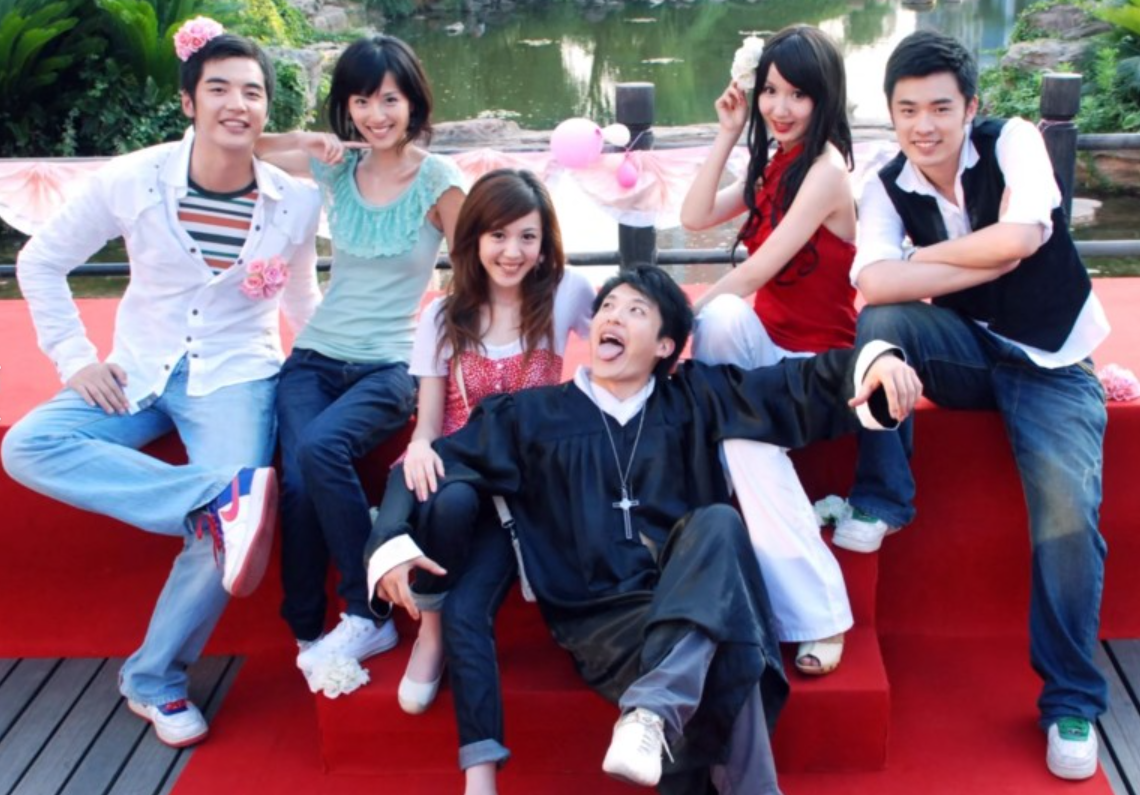
#> input picture Project/picture/aqgy.png, 1140 x 795 px
$ python main.py
#> lines starting #> are read from the running program, lines starting #| are printed output that depends on the picture; after the words box and inside, x2 and y2 are one past the last pixel; in counts of white or black regions, pixels touching at a corner belong together
import cv2

def show_img(title:str,img,flag=True):
    """
    这个功能是pycharm提供的  用于解释对应的函数或者是类
    :param title:         表示标题          窗口名称
    :param img:           表示传入的图片
    :param flag:          表示bool变量      开关
    :return:              None
    """
    if flag:
        #调用一个命名的Windows窗口，传入的两个参数是名称和新窗口,这样创建的窗口可以调节大小
        cv2.namedWindow(title,cv2.WINDOW_NORMAL)
        cv2.imshow(title,img)


#读取图像
src = cv2.imread("./picture/aqgy.png")
#> src is the input picture: shape (795, 1140, 3); mean B, G, R 112.2, 98.1, 118.9

# #动态调整图片大小
# cv2.namedWindow("input",cv2.WINDOW_NORMAL)
# cv2.resize()

#显示图像
show_img("input",src)

#灰度处理
gray = cv2.cvtColor(src,cv2.COLOR_BGR2GRAY)
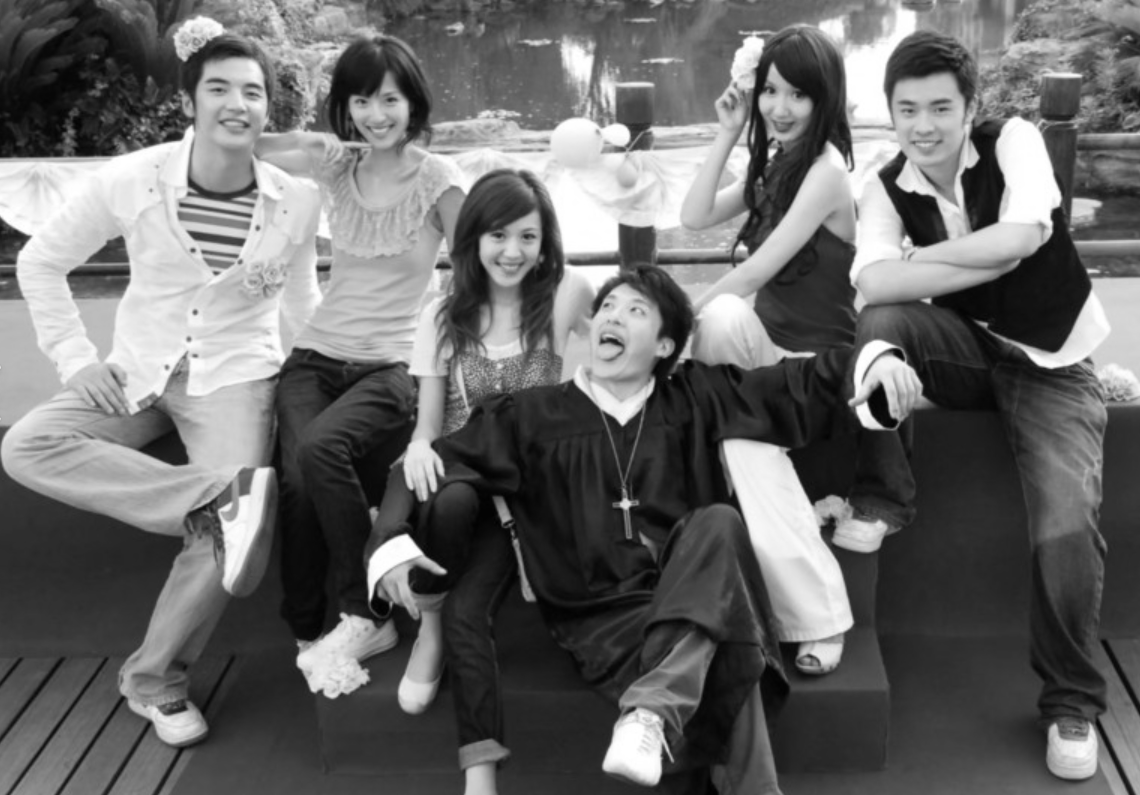
#> gray: shape (795, 1140); min 1, max 255, mean 105.9
# show_img("gray",gray)


# hsv = cv2.cvtColor(src,cv2.COLOR_BGR2HSV)

# show_img("hsv",hsv)


#加载级联分类器模型
mode = cv2.CascadeClassifier(cv2.data.haarcascades + 'haarcascade_frontalface_alt2.xml')

#检测人脸
'''
    scaleFactor是调整准确度的，值越小，检测到的人脸尺寸范围越广，但计算时间也越长
    minNeighbors是误差值，值越大，误检率越低，但可能会漏掉一些模糊或被遮挡的人脸
    minSize检测的目标的最小尺寸（宽，高）。任何小于 宽x高 像素的区域都不会被检测。这可以过滤掉一些小的、不相关的噪点
    返回一个numpy数组：
    x: 人脸矩形左上角的 x 坐标。
    y: 人脸矩形左上角的 y 坐标。
    w: 人脸矩形的宽度。
    h: 人脸矩形的高度。
 '''
faces = mode.detectMultiScale(src,scaleFactor=1.1,minNeighbors=5,minSize=(30,30))
#> faces = [[340, 73, 70, 70], [474, 208, 75, 75], [191, 55, 89, 89], [748, 69, 71, 71], [881, 75, 87, 87]]

#标注人脸
for (x,y,w,h) in faces:
    cv2.rectangle(src,(x,y),(x+w,y+h),(0,0,255),2)#用矩形框标注  图片 左上顶点 右下顶点 颜色
#> this loop made 5 passes
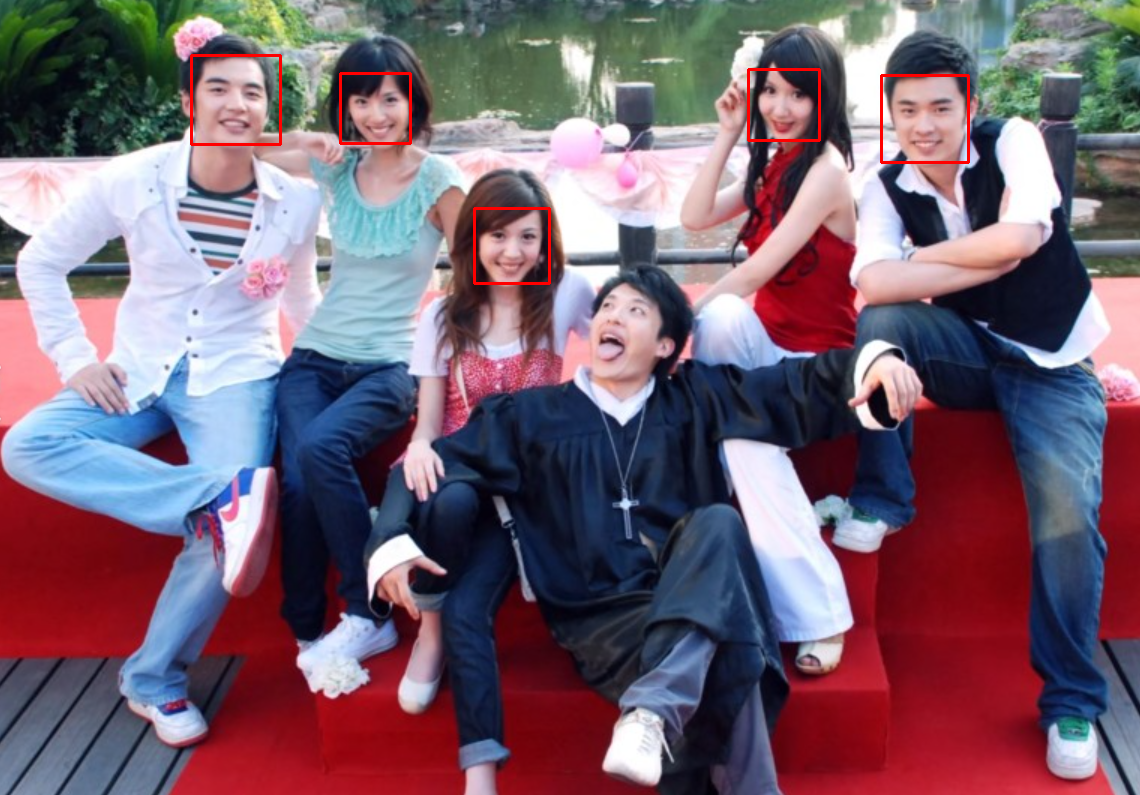
#> src: shape (795, 1140, 3); 0.52% of pixels changed, all inside (x1, y1, x2, y2) = (190, 54, 970, 285)

show_img("input",src)


#cv2.waitKey(100000)等待100s，如果是0则是等待按键关闭
cv2.waitKey(0)

#资源回收
cv2.destroyAllWindows()

$ run again, with Project/picture/dog.jpg saved as Project/picture/aqgy.png
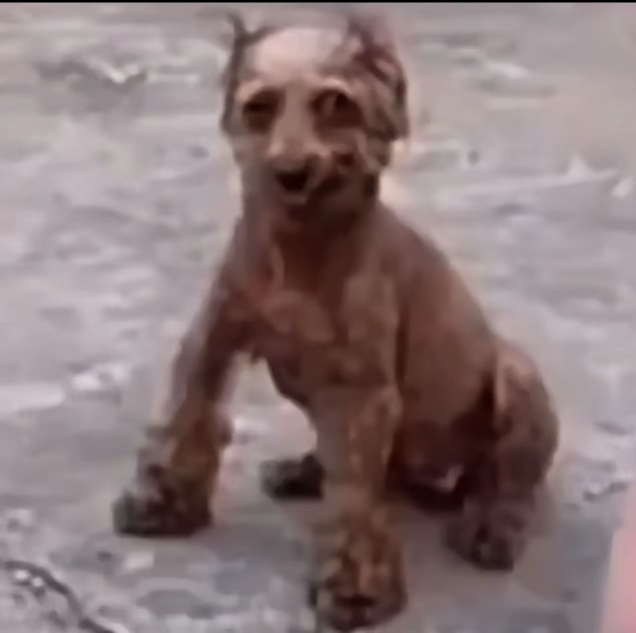
#> input picture Project/picture/dog.jpg, 1272 x 1265 px (shown at 1/2 size)
#> src is the input picture: shape (1265, 1272, 3); mean B, G, R 121.2, 120.2, 138.3
#> `gray = cv2.cvtColor(src,cv2.COLOR_BGR2GRAY)`:
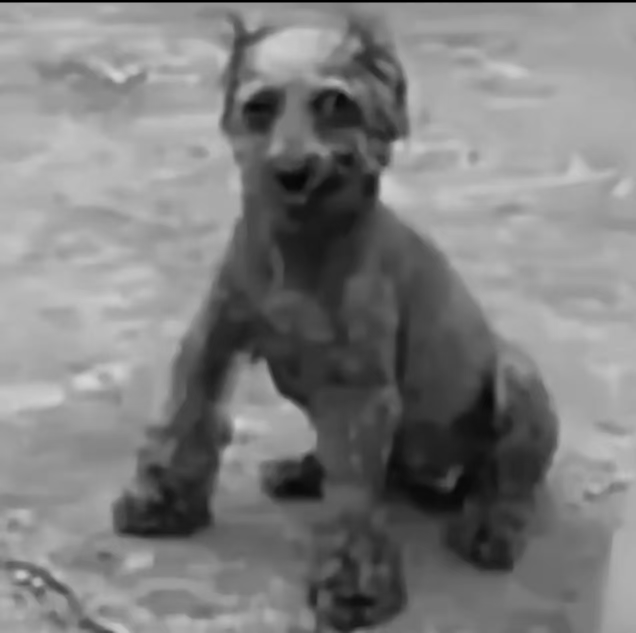
#> gray: shape (1265, 1272) (shown at 1/2 size); min 0, max 214, mean 125.7
#> faces = [[392, 73, 398, 398]]
#> the loop `for (x,y,w,h) in faces:` made 1 pass
#> after the loop `for (x,y,w,h) in faces:`:
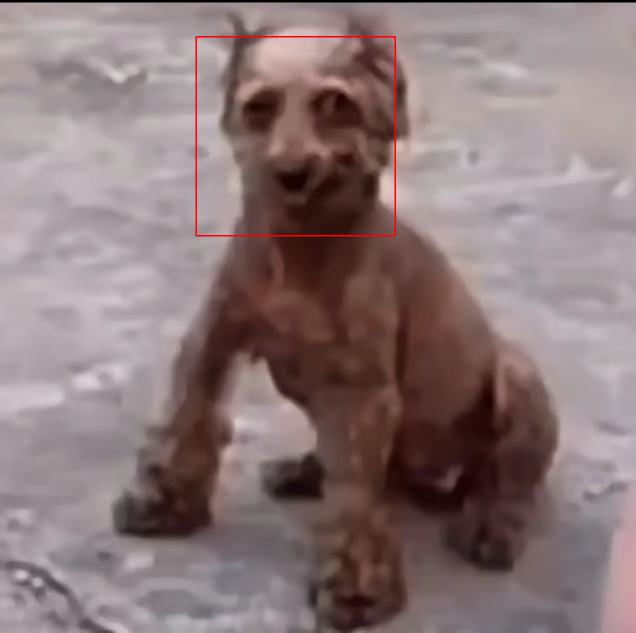
#> src: shape (1265, 1272, 3) (shown at 1/2 size); 0.3% of pixels changed, all inside (x1, y1, x2, y2) = (391, 72, 792, 473)
